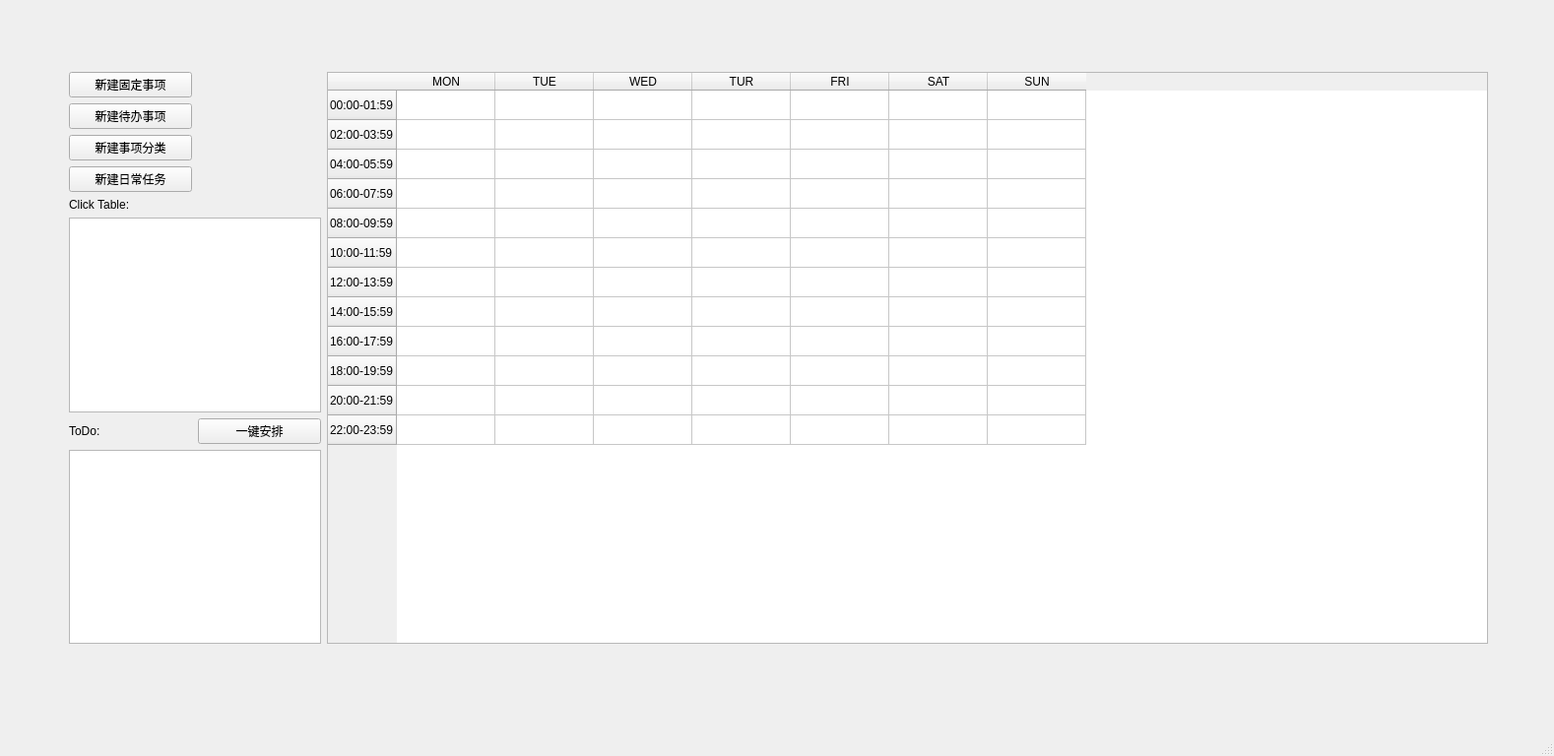
<?xml version="1.0" encoding="UTF-8"?>
<ui version="4.0">
 <class>MainWindow</class>
 <widget class="QMainWindow" name="MainWindow">
  <property name="geometry">
   <rect>
    <x>0</x>
    <y>0</y>
    <width>1578</width>
    <height>768</height>
   </rect>
  </property>
  <property name="windowTitle">
   <string>MainWindow</string>
  </property>
  <widget class="QWidget" name="centralwidget">
   <widget class="QWidget" name="gridLayoutWidget">
    <property name="geometry">
     <rect>
      <x>70</x>
      <y>73</y>
      <width>1441</width>
      <height>581</height>
     </rect>
    </property>
    <layout class="QGridLayout" name="gridLayout">
     <item row="0" column="0">
      <widget class="QPushButton" name="pushButton">
       <property name="text">
        <string>新建固定事项</string>
       </property>
      </widget>
     </item>
     <item row="3" column="0">
      <widget class="QPushButton" name="pushButton_4">
       <property name="text">
        <string>新建日常任务</string>
       </property>
      </widget>
     </item>
     <item row="4" column="0">
      <widget class="QLabel" name="label">
       <property name="text">
        <string>Click Table:</string>
       </property>
      </widget>
     </item>
     <item row="2" column="0">
      <widget class="QPushButton" name="pushButton_3">
       <property name="text">
        <string>新建事项分类</string>
       </property>
      </widget>
     </item>
     <item row="1" column="0">
      <widget class="QPushButton" name="pushButton_2">
       <property name="text">
        <string>新建待办事项</string>
       </property>
      </widget>
     </item>
     <item row="6" column="0">
      <widget class="QLabel" name="label_3">
       <property name="text">
        <string>ToDo:</string>
       </property>
      </widget>
     </item>
     <item row="6" column="1">
      <widget class="QPushButton" name="pushButton_5">
       <property name="text">
        <string>一键安排</string>
       </property>
      </widget>
     </item>
     <item row="5" column="0" colspan="2">
      <widget class="QListWidget" name="listWidget"/>
     </item>
     <item row="7" column="0" colspan="2">
      <widget class="QListWidget" name="listWidget_2"/>
     </item>
     <item row="0" column="2" rowspan="8">
      <widget class="QTableWidget" name="tableWidget">
       <row>
        <property name="text">
         <string>00:00-01:59</string>
        </property>
       </row>
       <row>
        <property name="text">
         <string>02:00-03:59</string>
        </property>
       </row>
       <row>
        <property name="text">
         <string>04:00-05:59</string>
        </property>
       </row>
       <row>
        <property name="text">
         <string>06:00-07:59</string>
        </property>
       </row>
       <row>
        <property name="text">
         <string>08:00-09:59</string>
        </property>
       </row>
       <row>
        <property name="text">
         <string>10:00-11:59</string>
        </property>
       </row>
       <row>
        <property name="text">
         <string>12:00-13:59</string>
        </property>
       </row>
       <row>
        <property name="text">
         <string>14:00-15:59</string>
        </property>
       </row>
       <row>
        <property name="text">
         <string>16:00-17:59</string>
        </property>
       </row>
       <row>
        <property name="text">
         <string>18:00-19:59</string>
        </property>
       </row>
       <row>
        <property name="text">
         <string>20:00-21:59</string>
        </property>
       </row>
       <row>
        <property name="text">
         <string>22:00-23:59</string>
        </property>
       </row>
       <column>
        <property name="text">
         <string>MON</string>
        </property>
       </column>
       <column>
        <property name="text">
         <string>TUE</string>
        </property>
       </column>
       <column>
        <property name="text">
         <string>WED</string>
        </property>
       </column>
       <column>
        <property name="text">
         <string>TUR</string>
        </property>
       </column>
       <column>
        <property name="text">
         <string>FRI</string>
        </property>
       </column>
       <column>
        <property name="text">
         <string>SAT</string>
        </property>
       </column>
       <column>
        <property name="text">
         <string>SUN</string>
        </property>
       </column>
      </widget>
     </item>
    </layout>
   </widget>
  </widget>
  <widget class="QMenuBar" name="menubar">
   <property name="geometry">
    <rect>
     <x>0</x>
     <y>0</y>
     <width>1578</width>
     <height>30</height>
    </rect>
   </property>
  </widget>
  <widget class="QStatusBar" name="statusbar"/>
 </widget>
 <resources/>
 <connections/>
</ui>
